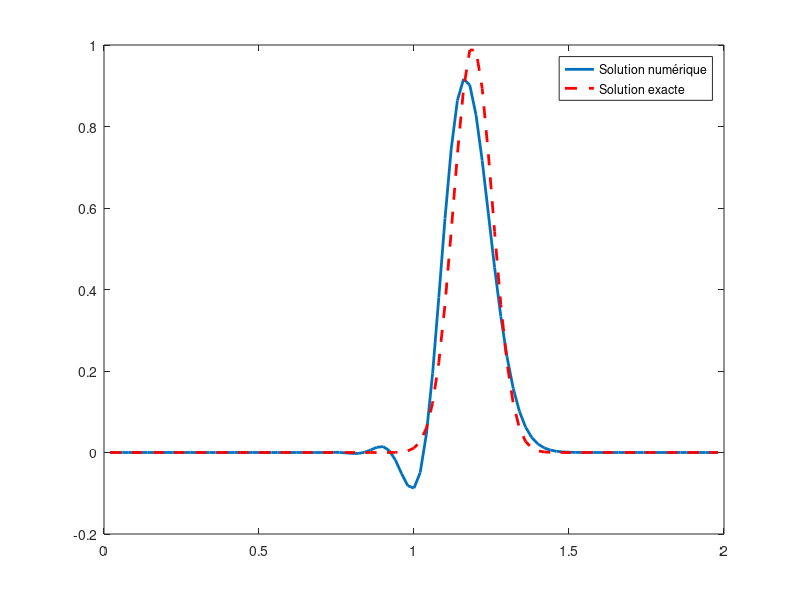

MATLAB code for this plot:
% Définition des paramètres
a = 0;
b = 2;
beta = 1;
M = 99;
k = 0.01;
T = 1;
N = T/k;

% Calcul du pas h
h = (b - a) / (M + 1);

% Initialisation de x et U(0)
x = linspace(a + h, b - h, M)';
U0 = exp(-5 * (5 * x - 1) .^ 2);

% Préallocation de U pour stocker l'historique des solutions
U = zeros(M, N);
U(:,1) = U0; % La première colonne est U0

p = 1-beta^2 * k^ 2 / h^2;
q = beta^2 * k^2 / (2*h^2) - beta * k / (2 * h);
r = beta^2 * k^2 / (2*h^2) + beta * k / (2 * h);

% Création d'une matrice carrée MxM remplie de zéros
A = zeros(M, M);

% Remplissage de la diagonale principale avec p
for i = 1:M
    A(i, i) = p;
end

% Remplissage de la diagonale supérieure avec q
for i = 1:M-1
    A(i, i+1) = q;
end

% Remplissage de la diagonale inférieure avec r
for i = 2:M
    A(i, i-1) = r;
end

%initialisation de la condition au limite
Uborder = zeros(N, 1);
Uborder(1,1) = exp(-5 * (5 * (b) - 1) .^ 2);

% Initialisation de la figure pour l'affichage dynamique
figure;
% Tracer la solution numérique initiale
hPlot = plot(x, U(:, 1), 'LineWidth', 2);
hold on; % Maintenir la figure pour les tracés additionnels
% Tracer la solution exacte initiale (sera mise à jour dans la boucle)
hExactPlot = plot(x, U0, 'r--', 'LineWidth', 2); % en rouge pointillé pour la solution exacte
ylim([-0.2 1]);

for n = 2:N
    Uborder(n, 1) = -beta*k/h*(Uborder(n-1, 1) - U(M, n-1)) + k*Uborder(n-1, 1);

    % La colonne précédente représente UOLD
    UOLD = U(:, n-1);

    % Calcul de UNEW en utilisant la matrice A et UOLD
    UNEW = A * UOLD;
    UNEW(M) = UNEW(M) - q*Uborder(n-1, 1);

    % Mise à jour de la matrice U avec les nouvelles valeurs
    U(:, n) = UNEW;

    % Mise à jour du tracé de la solution numérique
    set(hPlot, 'YData', U(:, n));

    % Calcul de la solution exacte à l'instant t
    xExact = x - beta*k*(n-1);
    UExact = exp(-5 * (5 * xExact - 1) .^ 2);

    % Mise à jour du tracé de la solution exacte
    set(hExactPlot, 'XData', x, 'YData', UExact);

    drawnow;
    pause(0.02);
end

legend([hPlot, hExactPlot], 'Solution numérique', 'Solution exacte'); % Ajouter une légende
hold off; % Fin du maintien de la figure